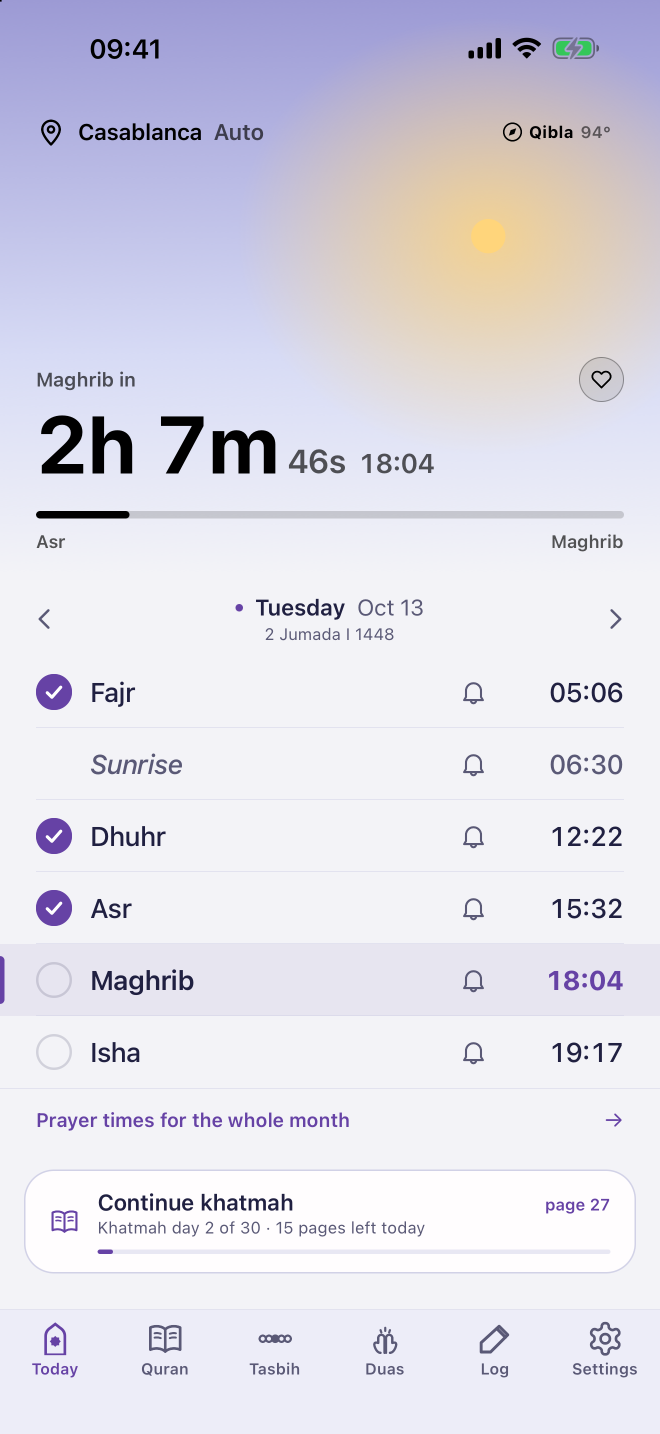
#> input picture branding/store/ios-6.9/01_home.png, 1320 x 2868 px (shown at 1/2 size)
$ python build_store.py
#> lines starting #> are read from the running program, lines starting #| are printed output that depends on the picture
### branding/tools/compose.py
#!/usr/bin/env python3
"""Mihrab store/marketing image compositor.
Composed marketing shot: deep-emerald gradient bg, quiet 8-point-star accent,
app icon + wordmark, cream headline/subhead (SF Pro Rounded), and a floating
device holding the app screenshot with rounded corners + soft shadow."""
import os
import math
from PIL import Image, ImageDraw, ImageFont, ImageFilter

# ---- Brand ----
EMERALD_TOP   = (31, 95, 74)    # #1F5F4A
EMERALD_BOT   = (18, 58, 45)    # deeper
CREAM         = (238, 228, 212) # #EEE4D4
CREAM_SOFT    = (238, 228, 212)
ROUND_FONT    = "/System/Library/Fonts/SFNSRounded.ttf"
TEXT_FONT     = "/System/Library/Fonts/SFNS.ttf"
ICON_PATH     = os.path.join(os.path.dirname(os.path.dirname(os.path.dirname(os.path.abspath(__file__)))), "ios/PrayerApp/Images.xcassets/AppIcon.appiconset/AppIcon-1024.png")
# The descriptor from branding/IDENTITY.md: it follows the name wherever
# there is room for one, and every panel has room.
DESCRIPTOR    = "The Muslim Companion"

def _font(path, size, weight=None):
    f = ImageFont.truetype(path, size)
    if weight:
        try: f.set_variation_by_name(weight)
        except Exception: pass
    return f

def gradient_bg(W, H):
    top = Image.new("RGB", (1, H))
    for y in range(H):
        t = y / max(1, H - 1)
        # ease
        t = t*t*(3-2*t)
        r = int(EMERALD_TOP[0]+(EMERALD_BOT[0]-EMERALD_TOP[0])*t)
        g = int(EMERALD_TOP[1]+(EMERALD_BOT[1]-EMERALD_TOP[1])*t)
        b = int(EMERALD_TOP[2]+(EMERALD_BOT[2]-EMERALD_TOP[2])*t)
        top.putpixel((0, y), (r, g, b))
    return top.resize((W, H))

def rub_star(size, color, alpha):
    """8-point star (two overlapping squares) on transparent, given box size."""
    S = size
    im = Image.new("RGBA", (S, S), (0,0,0,0))
    d = ImageDraw.Draw(im)
    c = S/2; r = S*0.48
    def square(rot):
        pts=[]
        for k in range(4):
            a = math.radians(rot + k*90)
            pts.append((c + r*math.cos(a), c + r*math.sin(a)))
        return pts
    col = color + (alpha,)
    d.polygon(square(45), fill=col)
    d.polygon(square(0),  fill=col)
    return im

# [36 lines left out: functions round_image, wrap, balanced, not called in this run]


def fit_headline(draw, headline, path, size, max_w, floor):
    """The largest size at which every deliberate line of the headline
    fits on one line, down to `floor`; below that it wraps (balanced)."""
#> called with path = '/System/Library/Fonts/SFNSRounded.ttf', size = 102, max_w = 1096, floor = 87
    parts = headline.split("\\n")
    while size > floor:
        f = _font(path, size, "Bold")
        if all(draw.textlength(p, font=f) <= max_w for p in parts):
            return f
        size -= 2
#> in check, im is the input picture: PIL image 1320x2868 RGB; mean R, G, B 223, 221.1, 231.8
    return _font(path, floor, "Bold")


def headline_size(headlines, W, H, landscape=False):
    """One headline size for a whole set: the largest at which every
    deliberate line of EVERY headline fits on one line. Panels sit side by
    side on a store page, and a headline a size smaller than its neighbour
    reads as a different template."""
    d = ImageDraw.Draw(Image.new("RGB", (W, H)))
    if landscape:
        m = int(W * 0.055)
        # The same arithmetic compose_landscape does for a 16:10 capture
        # at the tablet set's device height.
        dev_w = int(int(H * 0.66) * 1.6)
        dx = W - dev_w - int(W * 0.035)
        max_w = max(int(W * 0.20), dx - m - int(W * 0.025))
        start, floor = int(H * 0.076), int(H * 0.062)
    else:
        m = int(W * 0.085)
        max_w, start, floor = W - 2 * m, int(W * 0.078), int(W * 0.066)
    return min(fit_headline(d, h, ROUND_FONT, start, max_w, floor).size for h in headlines)


def compose(shot_path, out_path, W, H, headline, subhead, screen_radius_frac=0.062, device_w_frac=0.66, device_top_frac=None, hl_size=None):
#> called with shot_path = 'branding/store/ios-6.9/01_home.png', out_path = 'branding/store-previews/01_home.png', W = 1320, H = 2868, screen_radius_frac = 0.062, device_w_frac = 0.66, device_top_frac = 0.3, hl_size = 88
    canvas = gradient_bg(W, H).convert("RGBA")
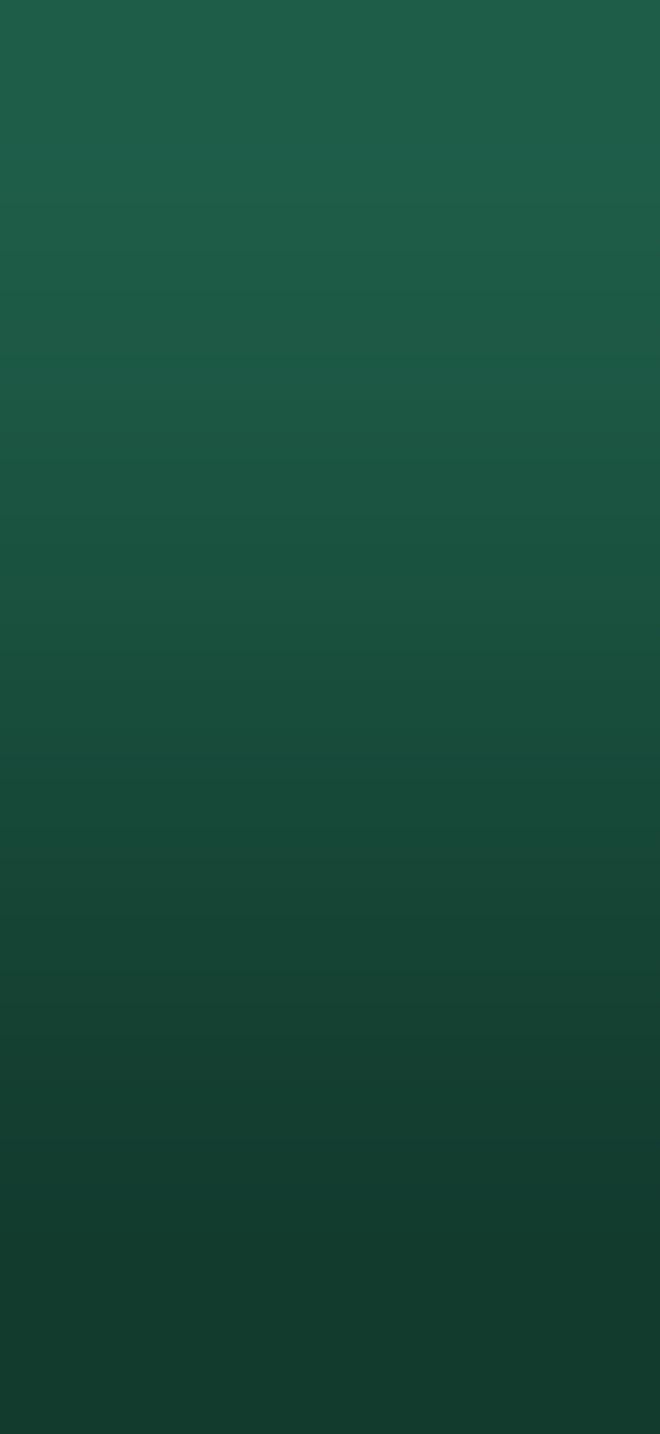
#> canvas: PIL image 1320x2868 RGBA (shown at 1/2 size); mean R, G, B, A 24, 76, 59, 255
    # geometry accent: large faint star, bottom-right bleed
    star_sz = int(W*0.9)
    star = rub_star(star_sz, CREAM, 16)
#> in rub_star, `im = Image.new("RGBA", (S, S), (0,0,0,0))`: im: PIL image 1188x1188 RGBA; every value is 0
    canvas.alpha_composite(star, (int(W*0.42), int(H*0.60)))
    star2 = rub_star(int(W*0.34), CREAM, 22)
#> in rub_star (call 2), `im = Image.new("RGBA", (S, S), (0,0,0,0))`: im: PIL image 448x448 RGBA; every value is 0
    canvas.alpha_composite(star2, (int(-W*0.10), int(H*0.03)))

    m = int(W*0.085)  # side margin
    d = ImageDraw.Draw(canvas)

    # icon badge + wordmark
    icon_sz = int(W*0.11)
#> (the run stopped early here; a loop or call above may not have finished)
